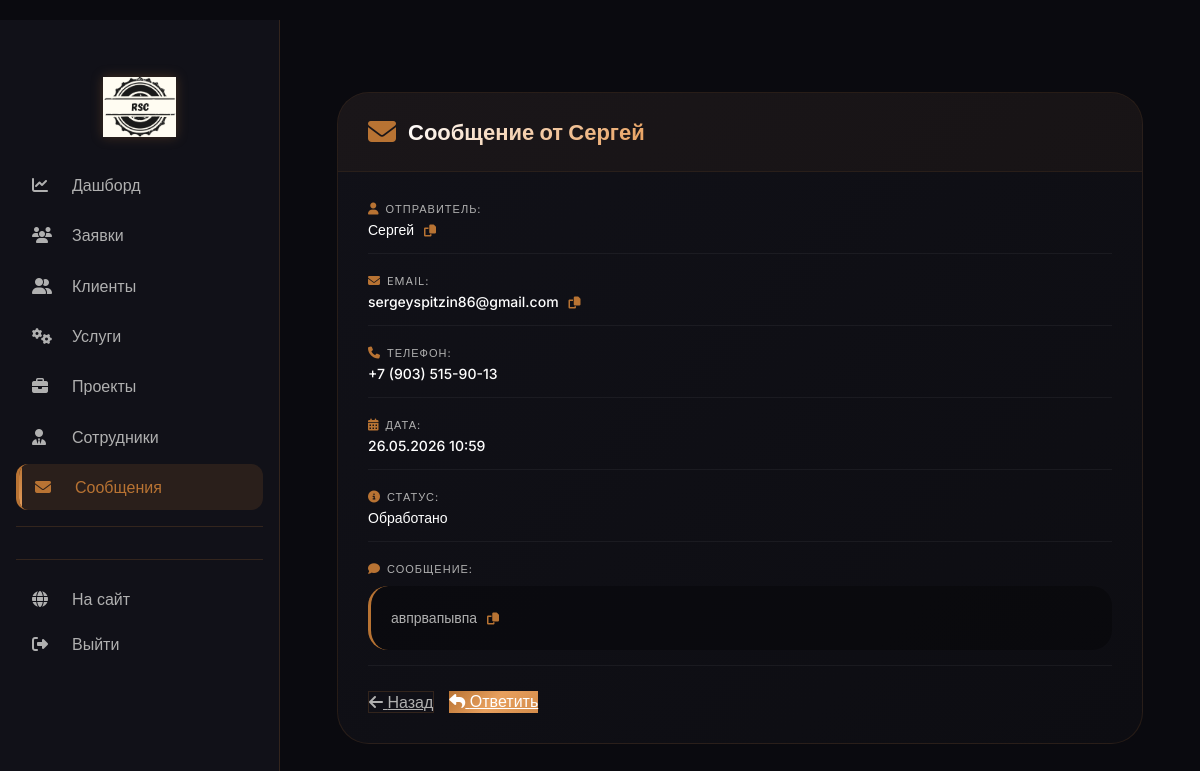
The page /leads/admin/message/20/view/ (signed in) on the database its author committed.
### leads/models.py (models this page shows, shortened)
class ContactMessage(models.Model):
    name = models.CharField(max_length=200)
    email = models.EmailField()
    phone = models.CharField(max_length=50, verbose_name="Телефон")
    message = models.TextField()
    created_at = models.DateTimeField(auto_now_add=True)
    is_processed = models.BooleanField(default=False)
    user = models.ForeignKey('users.User', on_delete=models.SET_NULL, null=True, blank=True, verbose_name="Отправитель")
    replied_by = models.ForeignKey('AdminUser', on_delete=models.SET_NULL, null=True, blank=True, verbose_name="Ответил", related_name='replied_messages')
    reply_text = models.TextField(blank=True, verbose_name="Текст ответа")
    replied_at = models.DateTimeField(blank=True, null=True, verbose_name="Дата ответа")

### leads/decorators.py (the view)
        def wrapper(request, *args, **kwargs):
            if not request.user.is_authenticated:
                messages.error(request, 'Необходимо войти в систему')
                return redirect('login')
            if not request.user.is_staff:
                messages.error(request, 'У вас нет доступа к этой странице')
                return redirect('index')
            try:
                admin_user = request.user.admin_profile
                user_permissions = admin_user.permissions
            except AdminUser.DoesNotExist:
                messages.error(request, 'Ошибка: профиль сотрудника не найден')
                return redirect('index')
            if user_permissions == 'full':
                return view_func(request, *args, **kwargs)
            if user_permissions not in allowed_permissions:
                messages.error(request, 'У вас недостаточно прав для выполнения этого действия')
                return redirect('admin_dashboard')
            return view_func(request, *args, **kwargs)

### leads/views/admin_messages.py (called while the page is built)
@permission_required(['full'])
def admin_message_view(request, message_id):
    message = get_object_or_404(ContactMessage, id=message_id)
    return render(request, 'admin_panel/messages/detail.html', {'message': message})

### templates/admin_panel/messages/detail.html (shortened to what this page needs)
﻿{% extends 'admin_panel/base.html' %}
{% load static %}
{% block extra_css %}
<link rel="stylesheet" href="{% static 'css/admin_panel/messages/detail.css' %}">
{% endblock %}
{% block content %}
<div class="detail-container">
    <div class="detail-card">
        <div class="card-header"><i class="fas fa-envelope"></i><h2>Сообщение от {{ message.name }}</h2></div>
        <div class="card-body">
            <div class="info-row"><div class="info-label"><i class="fas fa-user"></i> Отправитель:</div><div class="info-value">{{ message.name }}</div></div>
            <div class="info-row"><div class="info-label"><i class="fas fa-envelope"></i> Email:</div><div class="info-value">{{ message.email }}</div></div>
            <div class="info-row"><div class="info-label"><i class="fas fa-phone"></i> Телефон:</div><div class="info-value">{{ message.phone|default:"Не указан" }}</div></div>
            <div class="info-row"><div class="info-label"><i class="fas fa-calendar-alt"></i> Дата:</div><div class="info-value">{{ message.created_at|date:"d.m.Y H:i" }}</div></div>
            <div class="info-row"><div class="info-label"><i class="fas fa-info-circle"></i> Статус:</div><div class="info-value">{% if message.is_processed %}Обработано{% else %}Ожидает ответа{% endif %}</div></div>
            <div class="info-row"><div class="info-label"><i class="fas fa-comment"></i> Сообщение:</div><div class="info-value"><div class="message-text">{{ message.message|linebreaksbr }}</div></div></div>
            <div class="action-buttons">
                <a href="{% url 'admin_messages' %}" class="btn-back"><i class="fas fa-arrow-left"></i> Назад</a>
                <a href="{% url 'admin_message_reply' message.id %}" class="btn-reply"><i class="fas fa-reply"></i> Ответить</a>
            </div>
        </div>
    </div>
</div>
{% endblock %}

### static/css/admin_panel/base.css (style rules this page uses)
* { margin: 0; padding: 0; box-sizing: border-box; }
body { background: #0a0a0f; color: #ffffff; font-family: 'Inter', sans-serif; }

### static/css/admin_panel/messages/detail.css (style rules this page uses)
.detail-container { max-width: 900px; margin: 40px auto; padding: 0 25px; animation: fadeInUp 0.5s ease; }
.detail-card { background: var(--gradient-card); border-radius: 32px; border: 1px solid rgba(184,115,51,0.15); overflow: hidden; transition: all 0.3s; }
.card-header { padding: 25px 30px; background: rgba(184,115,51,0.05); border-bottom: 1px solid rgba(184,115,51,0.1); display: flex; align-items: center; gap: 12px; }
.card-header i { font-size: 28px; color: var(--accent); }
.card-header h2 { margin: 0; font-size: 22px; font-weight: 700; background: linear-gradient(135deg, #fff, var(--accent-light)); -webkit-background-clip: text; background-clip: text; color: transparent; }
.card-body { padding: 30px; }
.info-row { margin-bottom: 20px; padding-bottom: 15px; border-bottom: 1px solid rgba(255,255,255,0.05); animation: slideInRight 0.3s ease backwards; }
.info-row:nth-child(1) { animation-delay: 0.05s; }
.info-row:nth-child(2) { animation-delay: 0.1s; }
.info-row:nth-child(3) { animation-delay: 0.15s; }
.info-row:nth-child(4) { animation-delay: 0.2s; }
.info-row:nth-child(5) { animation-delay: 0.25s; }
.info-label { font-size: 11px; color: var(--text-secondary); text-transform: uppercase; letter-spacing: 1px; margin-bottom: 5px; display: flex; align-items: center; gap: 6px; }
.info-label i { color: var(--accent); font-size: 12px; }
.info-value { font-size: 14px; font-weight: 500; color: white; word-break: break-word; }
.message-text { background: rgba(0,0,0,0.3); border-radius: 20px; padding: 20px; margin-top: 10px; border-left: 3px solid var(--accent); color: var(--text-secondary); line-height: 1.7; font-size: 14px; transition: all 0.3s; }
.action-buttons { display: flex; gap: 15px; margin-top: 25px; }
.btn-back { background: rgba(17,17,24,0.8); border: 1px solid rgba(184,115,51,0.2); color: var(--text-secondary); }
.btn-reply { background: var(--gradient-gold); color: white; border: none; }

### rows shown on the page
ContactMessage: name "Сергей", email "sergeyspitzin86@gmail.com", phone "+7 (903) 515-90-13", created_at "26.05.2026 10:59", message "авпрвапывпа"
